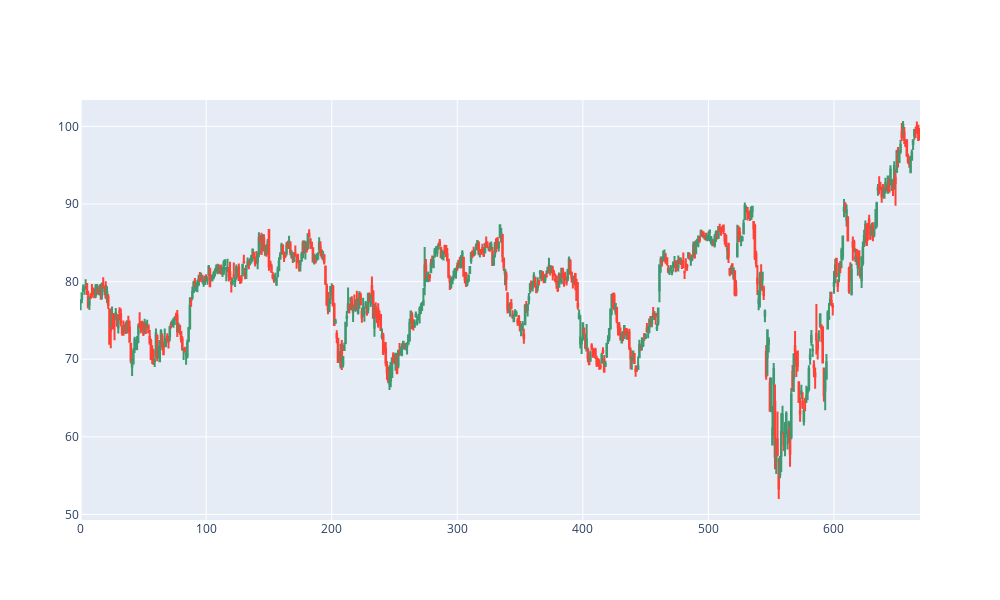

This figure's notebook cell:
### Code cell
# Plotting the data as candlesticks

fig = go.Figure(data=[go.Candlestick(open=df[ticker, 'open'],
                high=df[ticker, 'high'],
                low=df[ticker, 'low'],
                close=df[ticker, 'close'])])
fig.update_layout(xaxis_rangeslider_visible=False, width=1000, height=600)
fig.show()

### Figure 1 — Plotly figure (JSON) as saved in the notebook; plotly's stock layout.template omitted (floating-point values rounded to 4 significant figures; data arrays with more than 128 entries replaced by an {"elided": "..."} marker saying what was removed)
{"data": [{"close": {"elided": "669 float values"}, "high": {"elided": "669 float values"}, "low": {"elided": "669 float values"}, "open": {"elided": "669 float values"}, "type": "candlestick"}], "layout": {"height": 600, "width": 1000, "xaxis": {"rangeslider": {"visible": false}}}}
